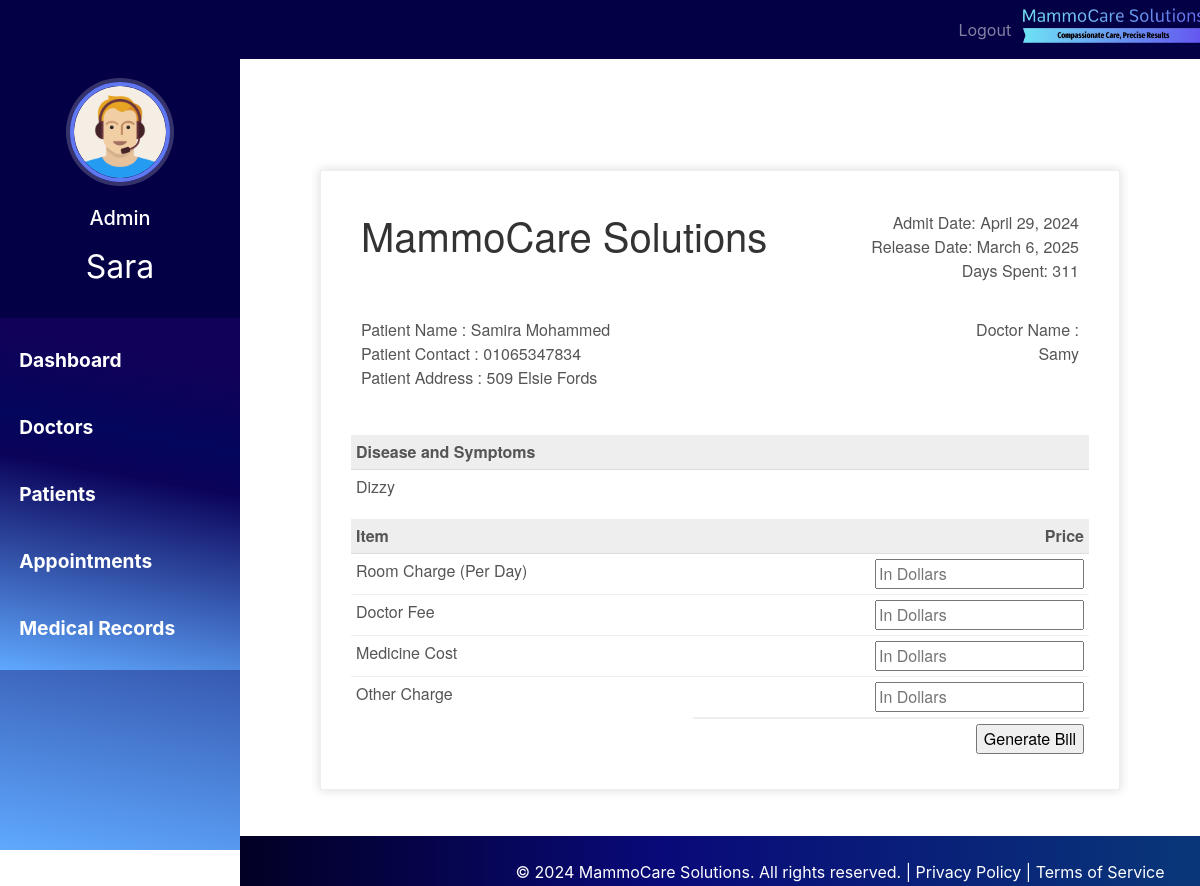
Page /discharge-patient/1 (signed in) on the committed database.
### hospital/models.py (models this page shows, shortened)
class Patient(models.Model):
    user=models.OneToOneField(User,on_delete=models.CASCADE)
    profile_pic= models.ImageField(upload_to='profile_pic/PatientProfilePic/',null=True,blank=True)
    address = models.CharField(max_length=40)
    mobile = models.CharField(max_length=20,null=False)
    symptoms = models.CharField(max_length=100,null=False)
    assignedDoctorId = models.PositiveIntegerField(null=True)
    admitDate=models.DateField(auto_now=True)
    dob = models.DateField()
    status=models.BooleanField(default=False)
    @property
    def get_name(self):
        return self.user.first_name+" "+self.user.last_name

### hospital/views.py (the view, shortened to what this page needs)
# urls.py: path('discharge-patient/<int:pk>', views.discharge_patient_view,name='discharge-patient'),
@login_required(login_url='adminlogin')
@user_passes_test(is_admin)
def discharge_patient_view(request,pk):
    patient=models.Patient.objects.get(id=pk)
    days=(date.today()-patient.admitDate) #2 days, 0:00:00
    assignedDoctor=models.User.objects.all().filter(id=patient.assignedDoctorId)
    d=days.days # only how many day that is 2
    patientDict={
        'patientId':pk,
        'name':patient.get_name,
        'mobile':patient.mobile,
        'address':patient.address,
        'symptoms':patient.symptoms,
        'admitDate':patient.admitDate,
        'todayDate':date.today(),
        'day':d,
        'assignedDoctorName':assignedDoctor[0].first_name,
    }
    return render(request,'hospital/patient_generate_bill.html',context=patientDict)

### hospital/views.py (called while the page is built)
def is_admin(user):
    return user.groups.filter(name='ADMIN').exists()

### templates/hospital/patient_generate_bill.html (shortened to what this page needs)
{% extends 'hospital/admin_base.html' %}
{% load static %}
{% block content %}
<head>
</head>
<br><br><br>
<div class="invoice-box">
  <table cellpadding="0" cellspacing="0">
    <tr class="top">
      <td colspan="2">
        <table>
          <tr>
            <td class="title">
              <h1>MammoCare Solutions</h1>
            </td>
            <td>
              Admit Date: {{admitDate}}<br>
              Release Date: {{todayDate}}<br>
              Days Spent: {{day}}
            </td>
          </tr>
        </table>
      </td>
    </tr>
    <tr class="information">
      <td colspan="2">
        <table>
          <tr>
            <td>
              Patient Name : {{name}}<br>
              Patient Contact : {{mobile}}<br>
              Patient Address : {{address}}<br>
            </td>
            <td>
              Doctor Name :<br>
              {{assignedDoctorName}}<br>
            </td>
          </tr>
        </table>
      </td>
    </tr>
    <tr class="heading">
      <td>
        Disease and Symptoms
      </td>
      <td>
      </td>
    </tr>
    <tr class="details">
      <td>
        {{symptoms}}
      </td>
    </tr>
    <tr class="heading">
      <td>
        Item
      </td>
      <td>
        Price
      </td>
    </tr>
    <form method="post">
      <tr class="item">
        <td>
          Room Charge (Per Day)
        </td>
        <td>
          <input type="number" name="roomCharge" placeholder="In Dollars" value="">
        </td>
      </tr>
      <tr class="item">
        <td>
          Doctor Fee
        </td>
        <td>
          <input type="number" name="doctorFee" placeholder="In Dollars" value="">
        </td>
      </tr>
      <tr class="item">
        <td>
          Medicine Cost
        </td>
        <td>
          <input type="number" name="medicineCost" placeholder="In Dollars" value="">
        </td>
      </tr>
      <tr class="item last">
        <td>
          Other Charge
        </td>
        <td>
          <input type="number" name="OtherCharge" placeholder="In Dollars" value="">
        </td>
      </tr>
      <tr class="total">
        <td></td>
        <td>
          <input type="submit" name="submit" value="Generate Bill">
        </td>
      </tr>
    </form>
  </table>
</div>
{% endblock content %}

### templates/hospital/admin_base.html (shortened to what this page needs)
<!DOCTYPE html>
{% load static %}
<html lang="en">
<head>
  <link rel="stylesheet" href="https://stackpath.bootstrapcdn.com/bootstrap/4.3.1/css/bootstrap.min.css">
  <link rel="stylesheet" href="https://maxcdn.bootstrapcdn.com/font-awesome/4.7.0/css/font-awesome.min.css">
  <link rel="stylesheet" href="{% static '/style.css' %}">
</head>
<body>
  <nav class="menu" tabindex="0">
    <header class="avatar">
      <div style="display: inline-block;">
        <img src="{% static "images/adminpropic.png" %}" />
        <br><br>
        <h6 style="color: white; font-size: 20px;">Admin</h6>
      </div>
      <h2>{{ request.user.first_name }}</h2>
    </header>
    <ul>
      <li tabindex="0" class="icon-dashboard"> <a style="color:white; text-decoration:none;" href="/admin-dashboard"><span>Dashboard</span></a> </li>
      <li tabindex="0" class="icon-customers"> <a style="color:white; text-decoration:none;" href="/admin-doctor"><span>Doctors</span></a></li>
      <li tabindex="0" class="icon-users"> <a style="color:white; text-decoration:none;" href="/admin-patient"><span>Patients</span></a></li>
      <li tabindex="0" class="icon-calendar"> <a style="color:white; text-decoration:none;" href="/admin-appointment"><span>Appointments</span></a></li>
      <li tabindex="0" class="icon-calendar"> <a style="color:white; text-decoration:none;" href="/admin-medical-records"><span>Medical Records</span></a></li>
    </ul>
  </nav>
  <main>
    <div class="bs-example">
      <nav class="navbar navbar-expand-md navbar-dark fixed-top" style="background:#040046;">
        <div class="navbar-nav" style=" margin-left: 80%;">
          <a href="/index" class="nav-item nav-link">Logout</a>
        </div>
        <a href="/admin-dashboard" class="navbar-brand">
          <img src="{% static 'images/mammocare-logo.jpeg' %}" alt="Logo" height="40" style="margin-top: -7px;">
        </a>
      </nav>
    </div>
    <br><br>
    {% block content %}
    {% endblock content %}
    <br><br><br><br>
    <footer>
      <br>
      <div class="container">
        <div class="row">
          <div class="col-md-12 col-sm-12">
            <div style="color:#ffffff;" class="wow fadeInUp footer-copyright">
              <p>
                &copy; 2024 MammoCare Solutions. All rights reserved. | <a href="/privacy_policy">Privacy Policy</a> | <a href="/terms">Terms of Service</a>
              </p>
            </div>
          </div>
        </div>
      </div>
    </footer>
  </main>
</body>
</html>

### static/style.css (style rules this page uses)
body { padding-left: 240px; }
main { position: relative; height: 100vh; }
.menu { background: #5bc995; height: 100vh; width: 240px; position: fixed; top: 0px; left: 0; z-index: 5; outline: none; }
.menu .avatar { background: rgba(0, 0, 0, 0.1); padding: 2em 0.5em; text-align: center; }
.menu .avatar img { width: 100px; border-radius: 50%; overflow: hidden; border: 4px solid #ffea92; box-shadow: 0 0 0 4px rgba(255, 255, 255, 0.2); }
.menu .avatar h2 { font-weight: normal; margin-bottom: 0; }
.menu ul { list-style: none; padding: 0.5em 0; margin: 0; }
.menu ul li { padding: 0.5em 1em 0.5em 3em; font-size: 0.95em; font-weight: regular; background-repeat: no-repeat; background-position: left 15px center; background-size: auto 20px; transition: all 0.15s linear; cursor: pointer; }
.menu ul li.icon-dashboard { background-image: url("http://www.entypo.com/images//gauge.svg"); }
.menu ul li.icon-customers { background-image: url("http://www.entypo.com/images//briefcase.svg"); }
.menu ul li.icon-users { background-image: url("http://www.entypo.com/images//users.svg"); }
.menu ul li.icon-calendar { background-image: url("http://www.entypo.com/images//calendar.svg"); }

### templates/hospital/admin_base.html (style rules this page uses)
a:link { text-decoration: none; }
a { color: white; }
footer { padding: 0px 0px 0px 0px; background-color: black; margin: 0px; }
p { text-align: center; }
body { padding-left: 240px; }
main { position: relative; height: 100vh; }
.menu { background: #03a9f4; height: 100vh; width: 240px; position: fixed; top: 0px; left: 0; z-index: 5; outline: none; }
.menu .avatar { background: rgba(0, 0, 0, 0.1); padding: 2em 0.5em; text-align: center; }
.menu .avatar img { width: 100px; border-radius: 50%; overflow: hidden; border: 4px solid #ffea92; box-shadow: 0 0 0 4px rgba(255, 255, 255, 0.2); }
.menu .avatar h2 { font-weight: normal; margin-bottom: 0; }
.menu ul { list-style: none; padding: 0.5em 0; margin: 0; }
.menu ul li { padding: 0.5em 1em 0.5em 3em; font-size: 0.95em; font-weight: regular; background-repeat: no-repeat; background-position: left 15px center; background-size: auto 20px; transition: all 0.15s linear; cursor: pointer; }
.menu ul li.icon-dashboard { background-image: url("http://www.entypo.com/images//gauge.svg"); }
.menu ul li.icon-customers { background-image: url("http://www.entypo.com/images//briefcase.svg"); }
.menu ul li.icon-users { background-image: url("http://www.entypo.com/images//users.svg"); }
.menu ul li.icon-calendar { background-image: url("http://www.entypo.com/images//calendar.svg"); }
body { padding-left: 240px; margin-top: 50px; }
.menu { background: rgb(2,0,36); background: linear-gradient(10deg, rgba(2,0,36,1) 0%, rgba(95,169,255,1) 0%, rgba(11,3,90,1) 55%, rgba(4,5,92,1) 66%, rgba(18,1,88,0.9568160027682948) 87%); height: 100vh; width: 240px; position: fixed; top: 0px; left: 0; z-index: 5; outline: none; transition: left 0.3s; }
.menu .avatar { background: #040046; padding: 2em 0.5em; text-align: center; }
.menu .avatar img { width: 100px; height: 100px; border-radius: 50%; overflow: hidden; border: 4px solid #5f77f0; box-shadow: 0 0 0 4px rgba(255, 255, 255, 0.2); }
.menu .avatar h2 { font-weight: normal; margin-bottom: 0; color: #fff; margin-top: 10px; }
.menu ul { list-style: none; padding: 0.5em 0; margin: 0; background: rgb(2,0,36); background: linear-gradient(10deg, rgba(2,0,36,1) 0%, rgba(95,169,255,1) 0%, rgba(11,3,90,1) 55%, rgba(4,5,92,1) 66%, rgba(18,1,88,0.9568160027682948) 87%); }
.menu ul li { padding: 1em; font-size: 1.2em; font-weight: bold; transition: background-color 0.3s ease; }
.menu ul li a { color: #fff; text-decoration: none; }
footer { padding: 0px 0px 0px 0px; background: rgb(2, 0, 36); background: linear-gradient(90deg, rgba(2, 0, 36, 1) 0%, rgba(9, 9, 121, 1) 35%, rgba(9, 53, 121, 1) 78%); margin: 0px; position: fixed; bottom: 0; width: 100%; height: 50px; text-align: center; }

### rows in the picture
Patient: admitDate "April 29, 2024", mobile "01065347834", address "509 Elsie Fords", symptoms "Dizzy"

### other values in the picture
{{ request.user.first_name }} "Sara"
{{ name }} "Samira Mohammed"
{{ assignedDoctorName }} "Samy"
